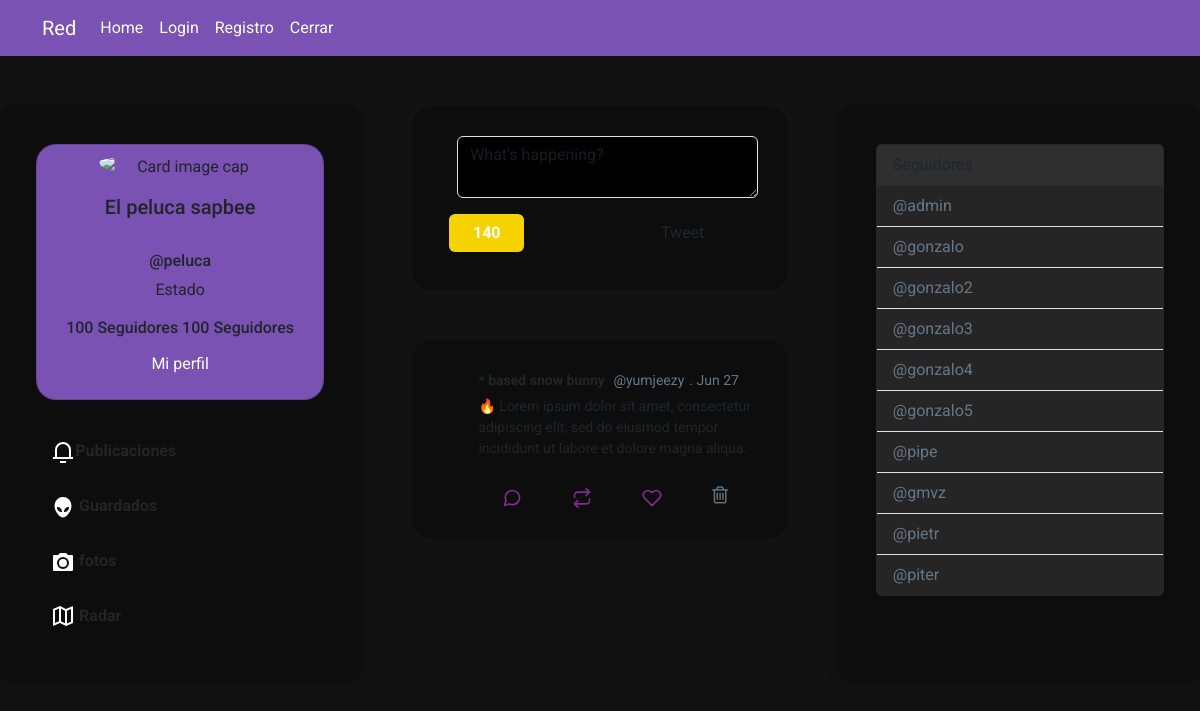
Page / (signed in) on the committed database.
### app/models.py (models this page shows)
class UserAccount(AbstractUser):
    type = models.CharField(max_length=7,
                            choices=USER_TYPE,
                            default=USER_TYPE[1][0])

### app/views.py (the view)
# urls.py: path('', views.home, name='home'),
@login_required
def home(request):
    x = request
    Users = UserAccount.objects.all()
    UserProfiles = UserProfile.objects.all()
    context = {'Users': Users, 'UserProfiles': UserProfiles}
    return render(request=request, template_name='layout.html', context=context)

### app/templates/layout.html (shortened to what this page needs)
{% load static %}
{% load humanize %}
<!DOCTYPE html>
<html lang="en">
<head >
    <link href="https://stackpath.bootstrapcdn.com/font-awesome/4.7.0/css/font-awesome.min.css" rel="stylesheet">
    <link rel="stylesheet" type="text/css" href="{% static 'css/style.css' %}">
    <link rel="stylesheet" type="text/css" href="{% static 'css/bootstrap.css' %}">
</head>
<body >
    {% if request.user.is_authenticated %}
        {% load django_browser_reload %}
        <nav class = 'navbar navbar-expand-lg '>
            <div class = 'container'>
            <a class = 'navbar-brand text-white' href = '#'>Red</a>
            <div class = 'offcanvas offcanvas-start-lg 'style="background-color:#7952b3" tabindex = '-1' id = 'offcanvasExample'
                aria-labelledby = 'offcanvasExampleLabel'
            >
                <div class = 'offcanvas-body p-lg-0'>
                <ul class = 'navbar-nav'>
                    <li class = 'nav-item'>
                    <a class = 'nav-link active' aria-current = 'page' href = '/'>Home</a>
                    </li>
                    <li class = 'nav-item'>
                    <a class = 'nav-link active' aria-current = 'page' href = '/login'>Login</a>
                    </li>
                    <li class = 'nav-item'>
                    <a class = 'nav-link active' aria-current = 'page' href = '/signup'>Registro</a>
                    </li>
                    <li class = 'nav-item'>
                        <a class = 'nav-link active' aria-current = 'page' href="/logout" class="btn text-white my-2 my-sm-0" type="submit">Cerrar</a>
                    </li>
                </ul>
                </div>
            </div>
            </div>
        </nav>
        {% block content %}
        <div id="main" class="container-fluid d-flex">
            <div class="sidebar m-5 d-none d-md-block ">
                <div class="">
                    <div class="card " style="background-color: #7952b3; width: 18rem; text-align:center;border-radius: 20px;">
                        <img src="https://toppng.com/uploads/preview/roger-berry-avatar-placeholder-11562991561rbrfzlng6h.png" class="card-img-top rounded-circle"
                            style="width:60%; position: relative;left: 62px;padding-top: 10px;"
                            src=""
                            alt="Card image cap">
                        <div class="card-body">
                            <h5 class="card-title font-weight-bold ">El peluca sapbee</h5>
                            <h6 class="card-title font-weight-bold">@peluca</h6>
                            <p class="card-text">Estado</p>
                            <h6 class="card-title font-weight-bold">
                                100 Seguidores
                                100 Seguidores
                            </h6>
                            <a href="#" class="btn  text-white rounded-pill">Mi perfil</a>
                        </div>
                    </div>
                    <br>
                    <button class="button-slider">
                        <svg height="24" width="24" viewBox="0 0 24 24" xmlns="http://www.w3.org/2000/svg">
                            <path d="M0 0h24v24H0z" fill="none"></path>
                            <path d="M20 17h2v2H2v-2h2v-7a8 8 0 1 1 16 0v7zm-2 0v-7a6 6 0 1 0-12 0v7h12zm-9 4h6v2H9v-2z" fill="currentColor"></path>
                            <b style="color: #252525;">Publicaciones</b>
                        </svg>
                    </button>
                    <br>
                    <button class="button-slider">
                        <b style="color: #242424;">Guardados</b>
                    </button>
                    <br>
                    <button class="button-slider">
                        <svg xmlns="http://www.w3.org/2000/svg" width="24" height="24" viewBox="0 0 24 24"><path fill="currentColor" d="M9 3h6l2 2h4a1 1 0 0 1 1 1v14a1 1 0 0 1-1 1H3a1 1 0 0 1-1-1V6a1 1 0 0 1 1-1h4l2-2zm3 16a6 6 0 1 0 0-12a6 6 0 0 0 0 12zm0-2a4 4 0 1 1 0-8a4 4 0 0 1 0 8z"/></svg>
                        <b style="color: #242424;">fotos</b>
                    </button>
                    <br> <button class="button-slider">
                        <b style="color: #242424;">Radar</b>
                    </button>
                </div>
            </div>
            <div class="content">
                <div id="inputTweetArea" class="tweet-wrap">
                    <div class="d-flex">
                        <div class="col-xs">
                        </div>
                        <form class="col pr-0  ">
                            <textarea class="form-control w-100" id="contentsBox"
                                placeholder="What's happening?" style="background-color: rgb(0, 0, 0)"></textarea>
                            <div class="container d-flex" style="padding: 1rem 0 0 0;" >
                                <div id="leftBtn">
                                    <div id="charBadge" class="badge badge-pill badge-primary ml-2"
                                        style="display: flex;align-items: center;width: 50%;justify-content: center;">
                                        <div id="charCountArea">140</div>
                                    </div>
                                </div>
                                <div id="rightBtn">
                                    <button class="btn rounded-pill" style="width: 100%;">Tweet</button>
                                </div>
                            </div>
                        </form>
                    </div>
                </div>
                <div id="tweetCards">
                    <div class="tweet-wrap" style="border-radius:20px">
                        <div class="tweet-header">
                            <div class="tweet-header-info">
                                * based snow bunny <span>@yumjeezy</span><span>. Jun 27
                                </span>
                                <p>🔥 Lorem ipsum dolor sit amet, consectetur adipiscing elit, sed do eiusmod tempor
                                    incididunt
                                    ut labore et dolore magna aliqua. </p>
                            </div>
                        </div>
                        <div class="tweet-info-counts">
                            <div class="comments">
                                <button style="background: rgba(255, 255, 255, 0); border: none;">
                                </button>
                            </div>
                            <div class="retweets">
                                <button style="background: rgba(255, 255, 255, 0); border: none;">
                                </button>
                            </div>
                            <div class="likes">
                                <button style="background: rgba(255, 255, 255, 0); border: none;">
                                </button>
                            </div>
                            <div class="trash">
                                <a href="#" style="background: rgba(255, 255, 255, 0); border: none;">
                                    <i class="fa fa-trash-o" style="color:#657786; font-size: 20px" aria-hidden="true"></i>
                                </a>
                            </div>
                        </div>
                    </div>
                </div>
            </div>
            <div class="sidebar m-5 d-none d-xl-block">
                <div class="card" style="width: 18rem; background-color: rgb(48, 48, 48);">
                    <div class="card-header">
                    </div>
                    <ul class="list-group list-group-flush">
                        {% for User in Users %}
                            {% if User.username != request.user.username %}
                                {% if User not in request %}
                                    <li class="list-group-item"
                                        style="background-color: #252525; text-decoration: none;color: #657787;">@{{User.username}}</li>
                                {% endif %}
                            {% endif %}
                        {% endfor %}
                    </ul>
                </div>
            </div>
        </div>
        {% endblock content %}
    {% endif %}
</body>
</html>

### app/static/css/style.css (style rules this page uses)
img { max-width: 100%; }
#main { justify-content: center; }
#inputTweetArea { border-radius: 20px; }
#leftBtn { width: 50%; text-align: left; padding: 0; }
#rightBtn { width: 50%; text-align: right; padding: 0; }
.tweet-wrap { max-width: 490px; background: #0000004b; margin: 0 auto; margin-top: 50px; border-radius: 3px; padding: 30px; }
.tweet-header { display: flex; align-items: flex-start; font-size: 14px; }
.tweet-header-info { font-weight: bold; }
.tweet-header-info span { color: #657786; font-weight: normal; margin-left: 5px; }
.tweet-header-info p { font-weight: normal; margin-top: 5px; }
.tweet-info-counts { display: flex; margin-left: 60px; margin-top: 10px; }
.tweet-info-counts div { display: flex; margin-right: 20px; }
.tweet-info-counts div svg { color: #822b8c; margin-right: 10px; }
.sidebar { width: 100%; background-color: #0000004b; box-shadow: 0 0 10px rgba(0,0,0,0.2); border-radius: 20px; padding: 40px; }
#charBadge { background-color: #f4d300 ; position: relative; left: -8px; font-size: 1rem; height: 100%; }
a:link { color: #1E96EB ; text-decoration: none; }
body { font-family: 'Roboto', sans-serif; }
* { margin: 0; padding: 0; }
i { margin-right: 10px; }
@media (min-width : 992px) { .offcanvas { visibility : visible; position : relative; background : none; border : none; justify-content : end; color : rgb(0, 0, 0); } }
.navbar-nav li a { color: white !important; }
.navbar { padding: 0.75rem 0; background-color: #7952b3; }
.button-slider { background: none; border: none; padding: 15px 15px; border-radius: 10px; }
.button-slider svg { color: #fff; }

### rows in the picture
UserAccount: username "admin"
UserAccount: username "gonzalo"
UserAccount: username "gonzalo2"
UserAccount: username "gonzalo3"
UserAccount: username "gonzalo4"
UserAccount: username "gonzalo5"
UserAccount: username "pipe"
UserAccount: username "gmvz"
UserAccount: username "pietr"
UserAccount: username "piter"
